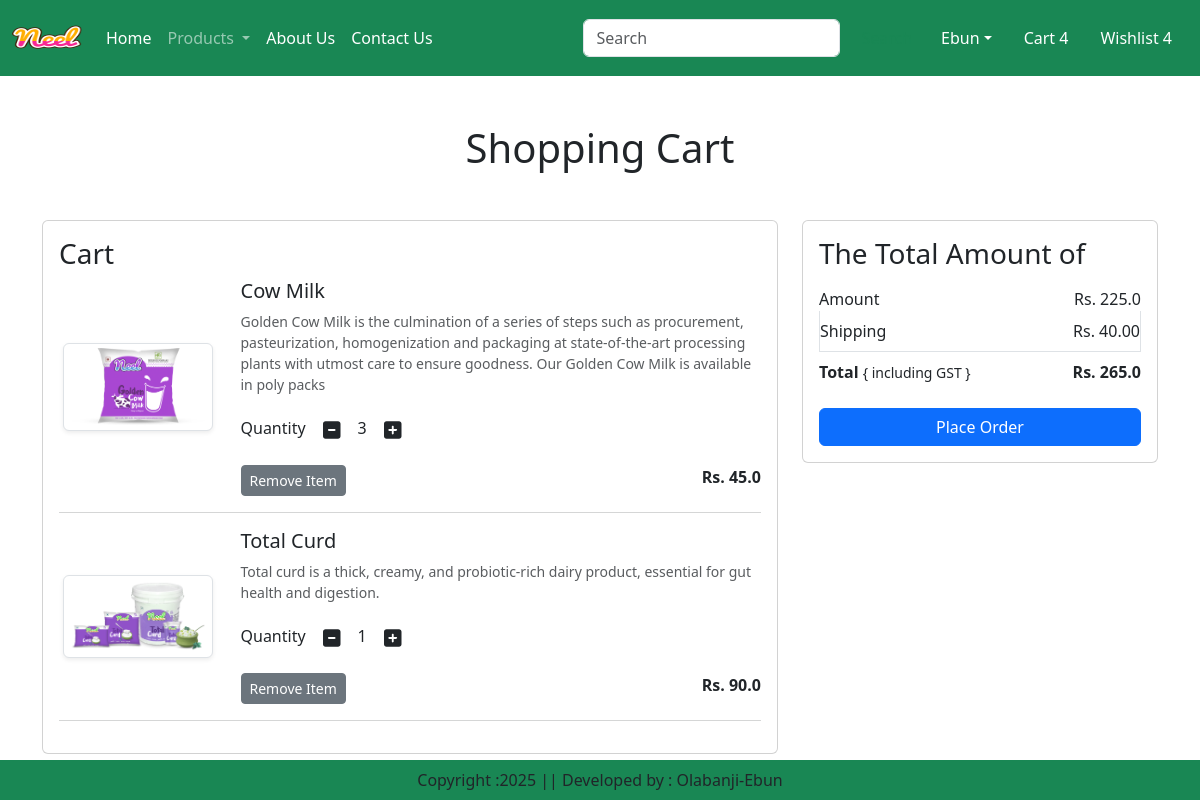
The app's page /cart/ (signed in) with its own data.
### app/models.py (models this page shows, shortened)
class Cart(models.Model):
    user = models.ForeignKey(User, on_delete=models.CASCADE)
    product = models.ForeignKey(Product, on_delete=models.CASCADE)
    quantity = models.PositiveIntegerField(default=1)

class Product(models.Model):
    title = models.CharField(max_length=100)
    selling_price = models.FloatField()
    discounted_price = models.FloatField()
    description = models.TextField()
    composition = models.TextField(default='')
    prodapp = models.TextField(default='')
    category = models.CharField(choices=CATEGORY_CHOICES, max_length=2)
    product_image = models.ImageField(upload_to='product')

### app/views.py (the view)
# urls.py: path('cart/', views.show_cart, name='showcart'),
def show_cart(request):
    user = request.user
    cart = Cart.objects.filter(user=user)
    amount = 0
    for p in cart:
        value = p.quantity * p.product.discounted_price
        amount = amount + value
    totalamount = amount + 40
    return render(request, 'app/addtocart.html', locals())

### app/templates/app/addtocart.html (shortened to what this page needs)
{% extends "app/base.html" %}
{% load static %}
{% block main-content %}
<div class="container my-5">
    <div class="row">
        {% if cart %}
            <h1 class="text-center mb-5">Shopping Cart</h1>
            <div class="col-sm-8">
                <div class="card">
                    <div class="card-body">
                        <h3>Cart</h3>
                        {% for item in cart %}
                            <div class="row">
                                <div class="col-sm-3 text-center align-self-center"><img src="{{ item.product.product_image.url }}" alt="" srcset="" class="img-fluid
                                img-thumbnail shadow-sm" height="150" width="150"> </div>
                                <div class="col-sm-9">
                                    <div>
                                        <h5>{{ item.product.title }}</h5>
                                        <p class="mb-2 text-muted small">{{ item.product.description }}</p>
                                        <div class="my-3">
                                            <label for="quantity">Quantity</label>
                                            <a class="minus-cart btn" pid="{{ item.product.id }}"><i class="fas fa-minus-square fa-lg"></i></a>
                                            <span id="quantity">{{ item.quantity }}</span>
                                            <a class="plus-cart btn" pid="{{ item.product.id }}"><i class="fas fa-plus-square fa-lg"></i></a>
                                        </div>
                                        <div class="d-flex justify-content-between">
                                            <a href="#" class="remove-cart btn btn-sm btn-secondary" pid="{{ item.product_id }}">Remove Item</a>
                                            <p class="mb-0"><span><strong>Rs. {{ item.product.discounted_price }}</strong></span></p>
                                        </div>
                                    </div>
                                </div>
                            </div>
                            <hr class="text-muted">
                        {% endfor %}
                    </div>
                </div>
            </div>
            <div class="col-sm-4">
                <div class="card">
                    <div class="card-body">
                        <h3>The Total Amount of</h3>
                        <ul class="list-group">
                            <li class="list-group-item d-flex justify-content-between align-items-center border-0 px-0 pb-0">Amount<span id="amount">Rs. {{ amount }}</span></li>
                            <li class="list-group-item d-flex justify-content-between align-items-center px-0">Shipping<span>Rs. 40.00</span></li>
                            <li class="list-group-item d-flex justify-content-between align-items-center border-0 px-0 mb-3">
                                <div>
                                    <strong>Total</strong> <small>{ including GST }</small>
                                </div>
                                <span id="totalamount"><strong>Rs. {{ totalamount }}</strong></span>
                            </li>
                         </ul>
                        <div class="d-grid"><a href="{% url 'checkout' %}" class="btn btn-primary">Place Order</a></div>
                    </div>
                </div>
            </div>
            {% else %}
                <h1 class="text-center mb-5">Cart in Empty</h1>
        {% endif %}
    </div>
</div>
{% endblock main-content %}

### records on screen
Cart: product.product_image (picture), product "Cow Milk", product.description "Golden Cow Milk is the culmination of a series of steps such as procurement, pasteurization, homogenization and packaging at state-of-the-art processing plants with utmost care to ensure goodness. Our Golden Cow Milk is available in poly packs", quantity "3", product.discounted_price "45.0"
Cart: product.product_image (picture), product "Total Curd", product.description "Total curd is a thick, creamy, and probiotic-rich dairy product, essential for gut health and digestion.", quantity "1", product.discounted_price "90.0"

### other values on screen
{{ amount }} "225.0"
{{ totalamount }} "265.0"
